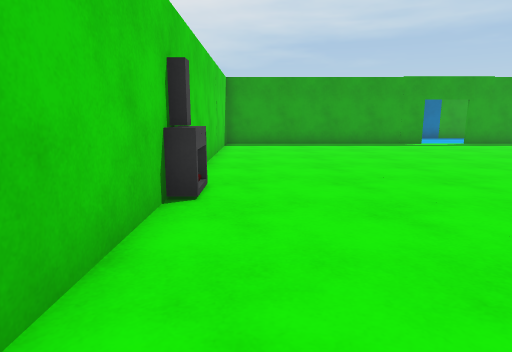
view 1 (above)

17 first-person views from a walk through a 3-D level made in the Unity game engine. The camera is 1.2 m above the floor, tilts 10° down and sees 75° across. The floor is counted in squares, 1 m on a side. Each view is taken from the middle of a square. On the plan, view 1 faces up. The plan holds only what a view shows up to about 14 squares ahead; the rest is blank. The place goes on beyond the plan.

view 2
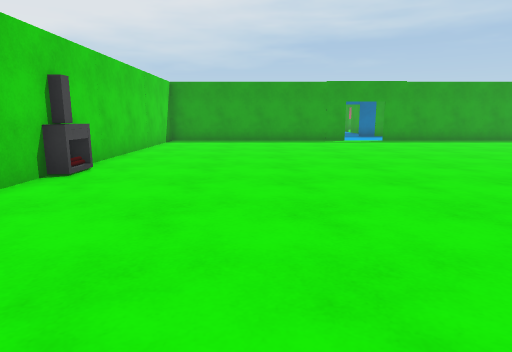

view 3
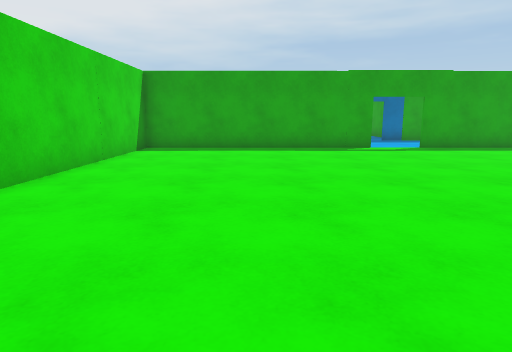

view 4
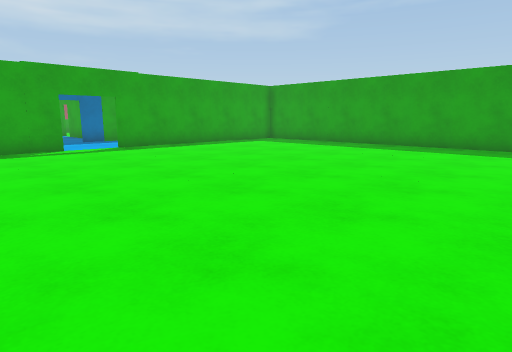

view 5
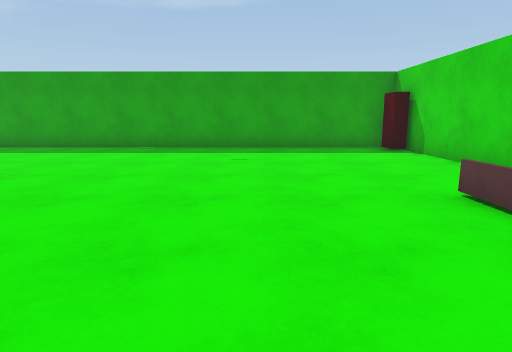

view 6
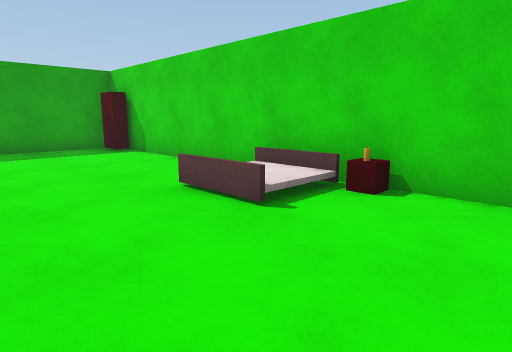

view 7
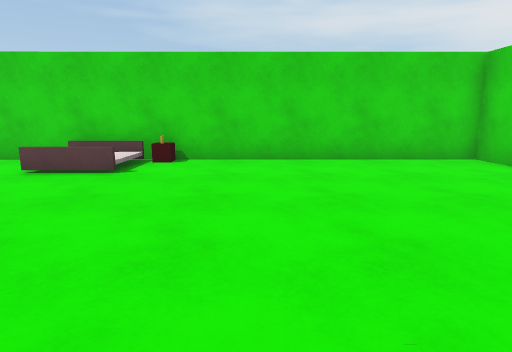

view 8
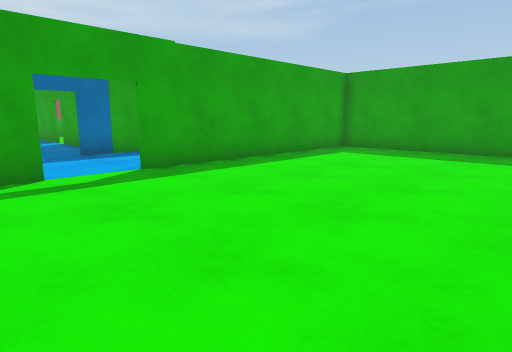

view 9
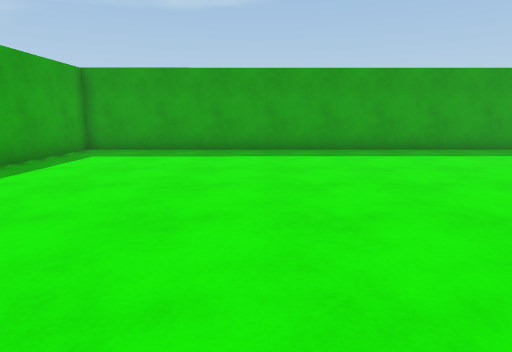

view 10
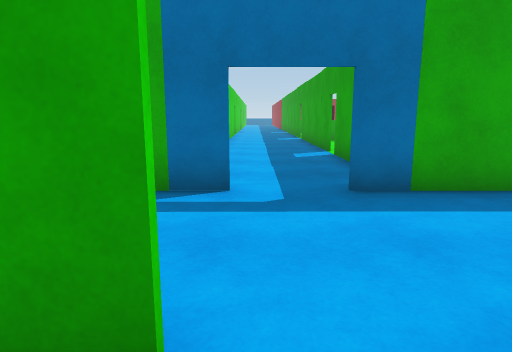

view 11
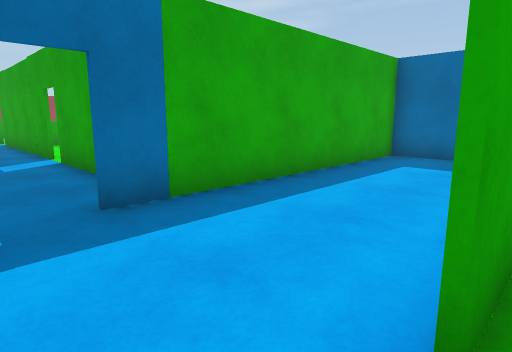

view 12
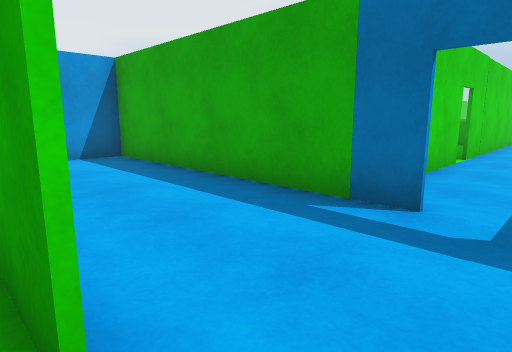

view 13
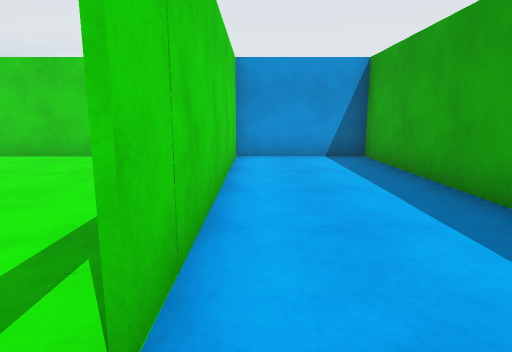

view 14
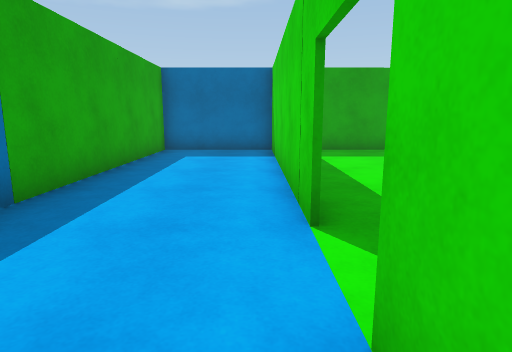

view 15
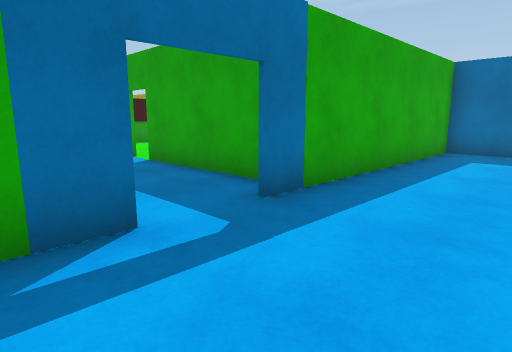

view 16
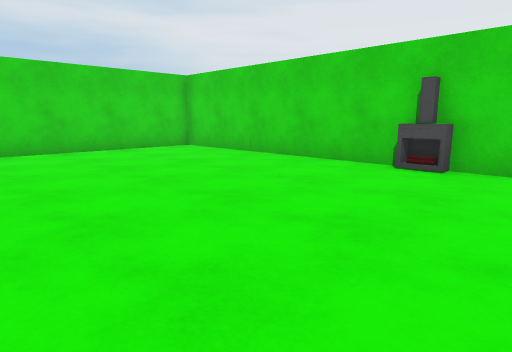

view 17
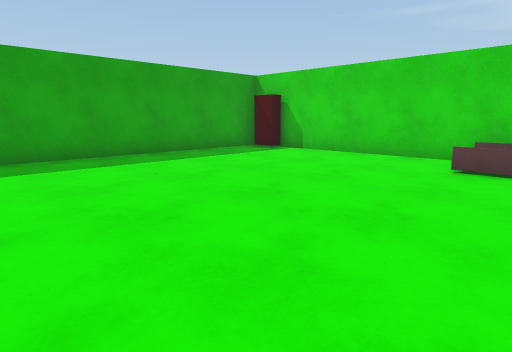

### Floor plan
Points are (right, up) in squares from view 1. A wall is a line through its corners. A room is listed if a view was taken in it or the views show most of it. See-through windows are left out.
Room 1 (views 1, 2, 3, 4, 5, 6, 7, 8, 9, 10, 11, 12, 16, 17)
walls: (-1.3, 4.6) (-1.3, -4.5) (17.2, -4.5); (7.6, 15.3) (-1.4, 15.3); (17, -4.5) (17, -3.9) (18, -3.9); (18.5, -4.1) (18.5, 14.9); (18.5, 15.3) (9.5, 15.3); (-1.3, 14.9) (-1.3, 6.4)
ways out: opening at (8.5, 15) to room 2
objects: fireplace (-1, 5) to (-1, 6); other object (8, -2)
Room 2 (views 13, 14, 15)
walls: (7.6, 19.4) (-1.3, 19.4) (-1.3, 14.9); (10.6, 19.4) (10.6, 25); (9.5, 15.4) (18.5, 15.4); (6.6, 25) (6.6, 22.6); (10.6, 25.9) (10.6, 26.6); (6.6, 26.6) (6.6, 25.9); (18.5, 14.9) (18.5, 19.4) (9.5, 19.4); (-1.4, 15.4) (7.6, 15.4)
ways out: opening at (8.5, 15) to room 1; gap at (11, 25.5)

Where each view was taken, in squares from view 1:
view 1: 0 up, 0 right, facing up
view 2: 2 down, 3 right, facing up
view 3: 2 up, 3 right, facing up
view 4: 2 up, 4 right, facing up-right
view 5: 1 up, 5 right, facing right
view 6: 1 up, 5 right, facing down-right
view 7: 5 up, 5 right, facing down
view 8: 8 up, 6 right, facing up-right
view 9: 9 up, 6 right, facing right
view 10: 14 up, 8 right, facing up
view 11: 15 up, 8 right, facing up-right
view 12: 15 up, 9 right, facing up-left
view 13: 16 up, 9 right, facing left
view 14: 16 up, 6 right, facing right
view 15: 16 up, 6 right, facing up-right
view 16: 8 up, 7 right, facing down-left
view 17: 6 up, 8 right, facing down-right
